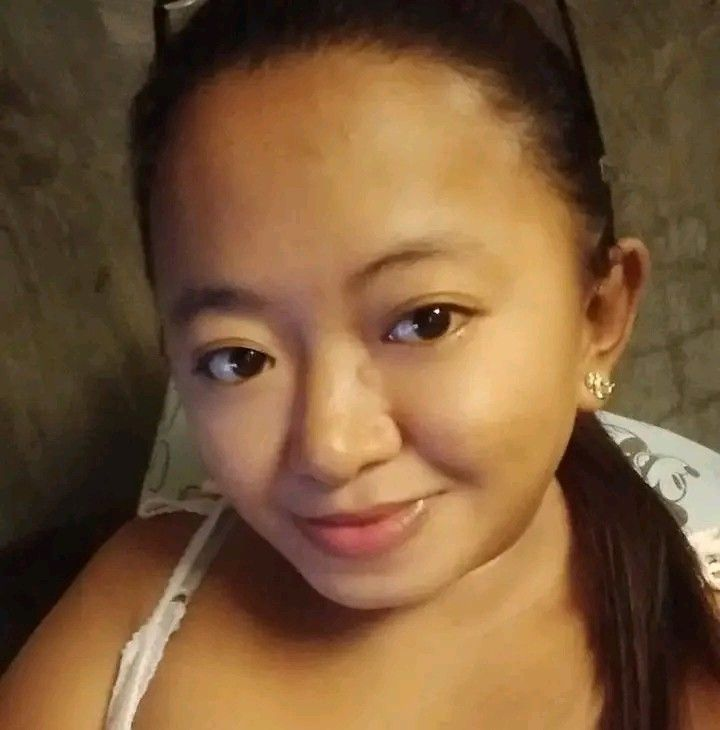
#> input picture backend/uploads/lost_found/lost_found_1779355627_e8e427efe582.jpg, 720 x 730 px
$ python -i image_matcher.py   (imports and definitions only)
#> lines starting #> are read from the running program, lines starting #| are printed output that depends on the picture
#!/usr/bin/env python3
"""Image feature helper for BVETTER Lost & Found.

The PHP endpoint calls this script when Python is available. It intentionally
returns compact JSON features so PHP can keep owning persistence and matching.
"""

import hashlib
import json
import math
import os
import sys

try:
    from PIL import Image
except Exception:  # pragma: no cover - PHP can still fall back to metadata.
    Image = None


def fail(message):
    print(json.dumps({"success": False, "message": message}))
    return 1


def sha1_file(path):
    digest = hashlib.sha1()
    with open(path, "rb") as handle:
        for chunk in iter(lambda: handle.read(65536), b""):
            digest.update(chunk)
    return digest.hexdigest()


def brightness_hash(image, size=12):
    gray = image.convert("L").resize((size, size))
    values = list(gray.getdata())
    avg = sum(values) / max(1, len(values))
    return "".join("1" if value >= avg else "0" for value in values)


def color_histogram(image, bins=4):
    rgb = image.convert("RGB").resize((64, 64))
    hist = [0] * (bins * bins * bins)
    for r, g, b in rgb.getdata():
        ri = min(bins - 1, r * bins // 256)
        gi = min(bins - 1, g * bins // 256)
        bi = min(bins - 1, b * bins // 256)
        hist[(ri * bins * bins) + (gi * bins) + bi] += 1
    total = sum(hist) or 1
    return [round(value / total, 6) for value in hist]


def average_rgb(image):
    rgb = image.convert("RGB").resize((32, 32))
    pixels = list(rgb.getdata())
    total = len(pixels) or 1
    return [
        round(sum(pixel[index] for pixel in pixels) / total)
        for index in range(3)
    ]


def features(path):
    if not os.path.exists(path):
        raise FileNotFoundError(path)

    base = {
        "sha1": sha1_file(path),
        "engine": "python",
    }

    if Image is None:
        base["engine"] = "python-metadata"
        return base

    with Image.open(path) as image:
#> image is the input picture: PIL image 720x730 RGB; mean R, G, B 122, 88.9, 56.9
        image.load()
        base.update(
            {
                "width": image.width,
                "height": image.height,
                "mime": Image.MIME.get(image.format, image.format),
                "avg_rgb": average_rgb(image),
                "brightness_hash": brightness_hash(image),
                "color_histogram": color_histogram(image),
            }
        )
#> in average_rgb, `rgb = image.convert("RGB").resize((32, 32))`:
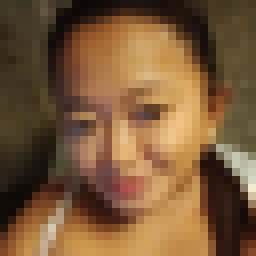
#> rgb: PIL image 32x32 RGB (shown 8 times larger); mean R, G, B 122, 88.9, 56.8
#> in average_rgb, `pixels = list(rgb.getdata())`: pixels = 1024 items, first 6: (64, 56, 38), (65, 57, 38), (60, 53, 39), (59, 53, 35), (76, 66, 46), (91, 80, 58)
#> in average_rgb, `total = len(pixels) or 1`: total = 1024
#> in brightness_hash, `values = list(gray.getdata())`: values = 144 values, max 193 at index 68, min 11 at index 108, mean 95.12
#> in brightness_hash, `avg = sum(values) / max(1, len(values))`: avg = 95.12
#> in color_histogram, `rgb = image.convert("RGB").resize((64, 64))`:
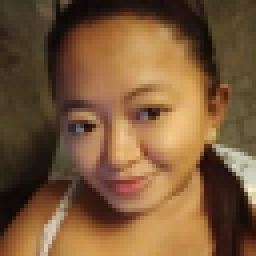
#> rgb: PIL image 64x64 RGB (shown 4 times larger); mean R, G, B 122, 88.9, 56.9
#> the loop in color_histogram, `for r, g, b in rgb.getdata():` made 4096 passes
#> (r, g, b, ri, gi, bi) on passes 1 to 3: (59, 54, 35, 0, 0, 0), (66, 56, 38, 1, 0, 0), (66, 58, 37, 1, 0, 0)
#> after the loop in color_histogram, `for r, g, b in rgb.getdata():`: hist = 64 values, max 921 at index 0, min 0 at index 1, mean 64
#> in color_histogram, `total = sum(hist) or 1`: total = 4096
    return base


# [56 lines left out: functions cosine_similarity, hamming_similarity, compare, main, not called in this run]


# [2 lines not run here, left out]

>>> result = features('../uploads/lost_found/lost_found_1779355627_e8e427efe582.jpg')
#> result = 8 items
